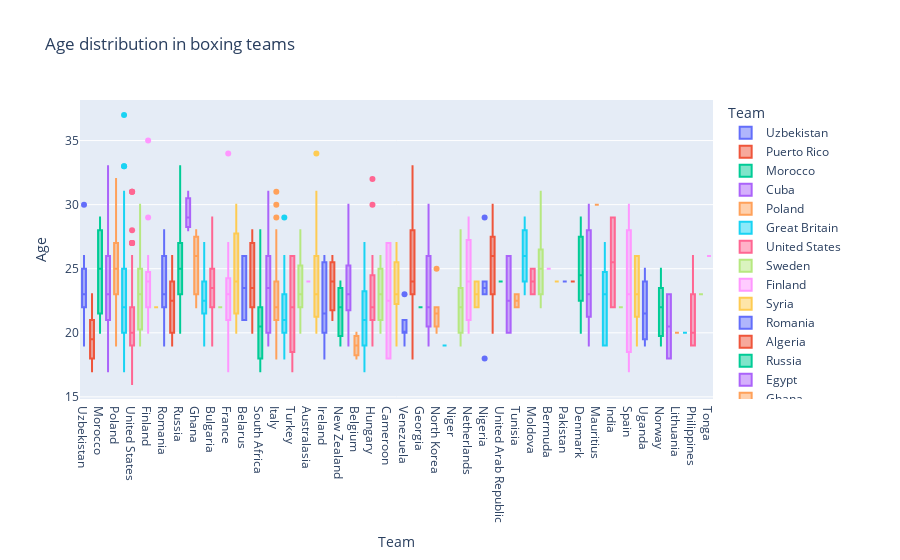

Notebook code for this chart:
### Code cell
# plot the age distribution in teams using box plot
fig = px.box(
    df_boxing,
    x="Team",
    y="Age",
    color="Team",
    title="Age distribution in boxing teams",
)
fig.show()
